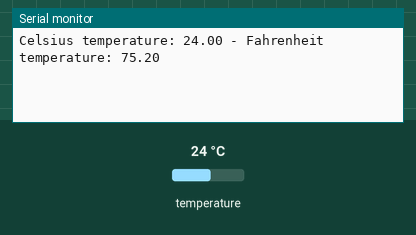
Simulated run of this program. Board: ESP32. On the bench: the last lines printed to the serial monitor. Inputs (shaded band) come from the test bench; at power-on: temperature 24 °C.

Above: at 1.5 s.
1.6 s: temperature set to 12 °C
At 3.0 s:
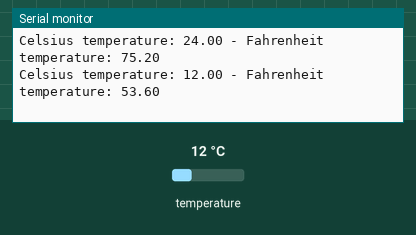
3.1 s: temperature set to 19 °C
At 5.0 s:
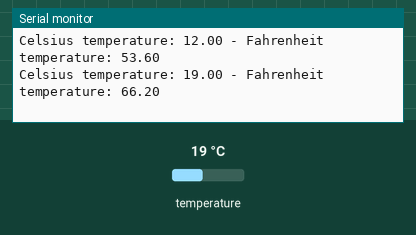
Timing chart, 0 to 6.5 s (numbered marks = the images above; inputs shaded):
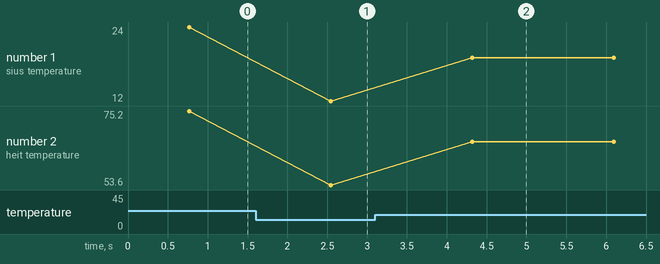

Measured:
- after the input at 1.6 s, the serial monitor: prints a new line after 0.94 s (image 1)
- after the input at 3.1 s, the serial monitor: prints a new line after 1.2 s (image 2)
- plotted number 1: 24 → 12 after the input at 1.6 s, 12 → 19 after the input at 3.1 s
- plotted number 2: 75.2 → 53.6 after the input at 1.6 s, 53.6 → 66.2 after the input at 3.1 s

The program:

main.cpp
```cpp
// NOM DU PROGRAMME : SondeTemperature_PROTOTYPE
// REALISATION INFORMATIQUE : Mathieu Lepage
// DATE DE CREATION : 2020/10/16
// OBJET : Programme test permettant d'afficher les températures captées par la sonde

#include <Arduino.h>
#include <OneWire.h>
#include <DallasTemperature.h>

// La pin GPIO de connexion
const int oneWireBus = 4;

// Initialisation d'une instance onewire
OneWire oneWire(oneWireBus);

// Passer la référence au sensor Dallas Temperature
DallasTemperature sensors(&oneWire);

void setup()
{
Serial.begin(9600);
// Start le sensor
sensors.begin();
}
void loop()
{
  // On appelle la requète de température sensors.requestTemperatures()
  sensors.requestTemperatures();
  Serial.print("Celsius temperature: ");
  // Le "byIndex" permet d'avoir plus qu'une IC sur le même bus. 0 réfère au premier IC sur le wire
  // Ici on record la température en celcius
  Serial.print(sensors.getTempCByIndex(0));
  Serial.print(" - Fahrenheit temperature: ");
  // Ici on record la température en fahrenheit
  Serial.println(sensors.getTempFByIndex(0));
  delay(1000);
}
```
